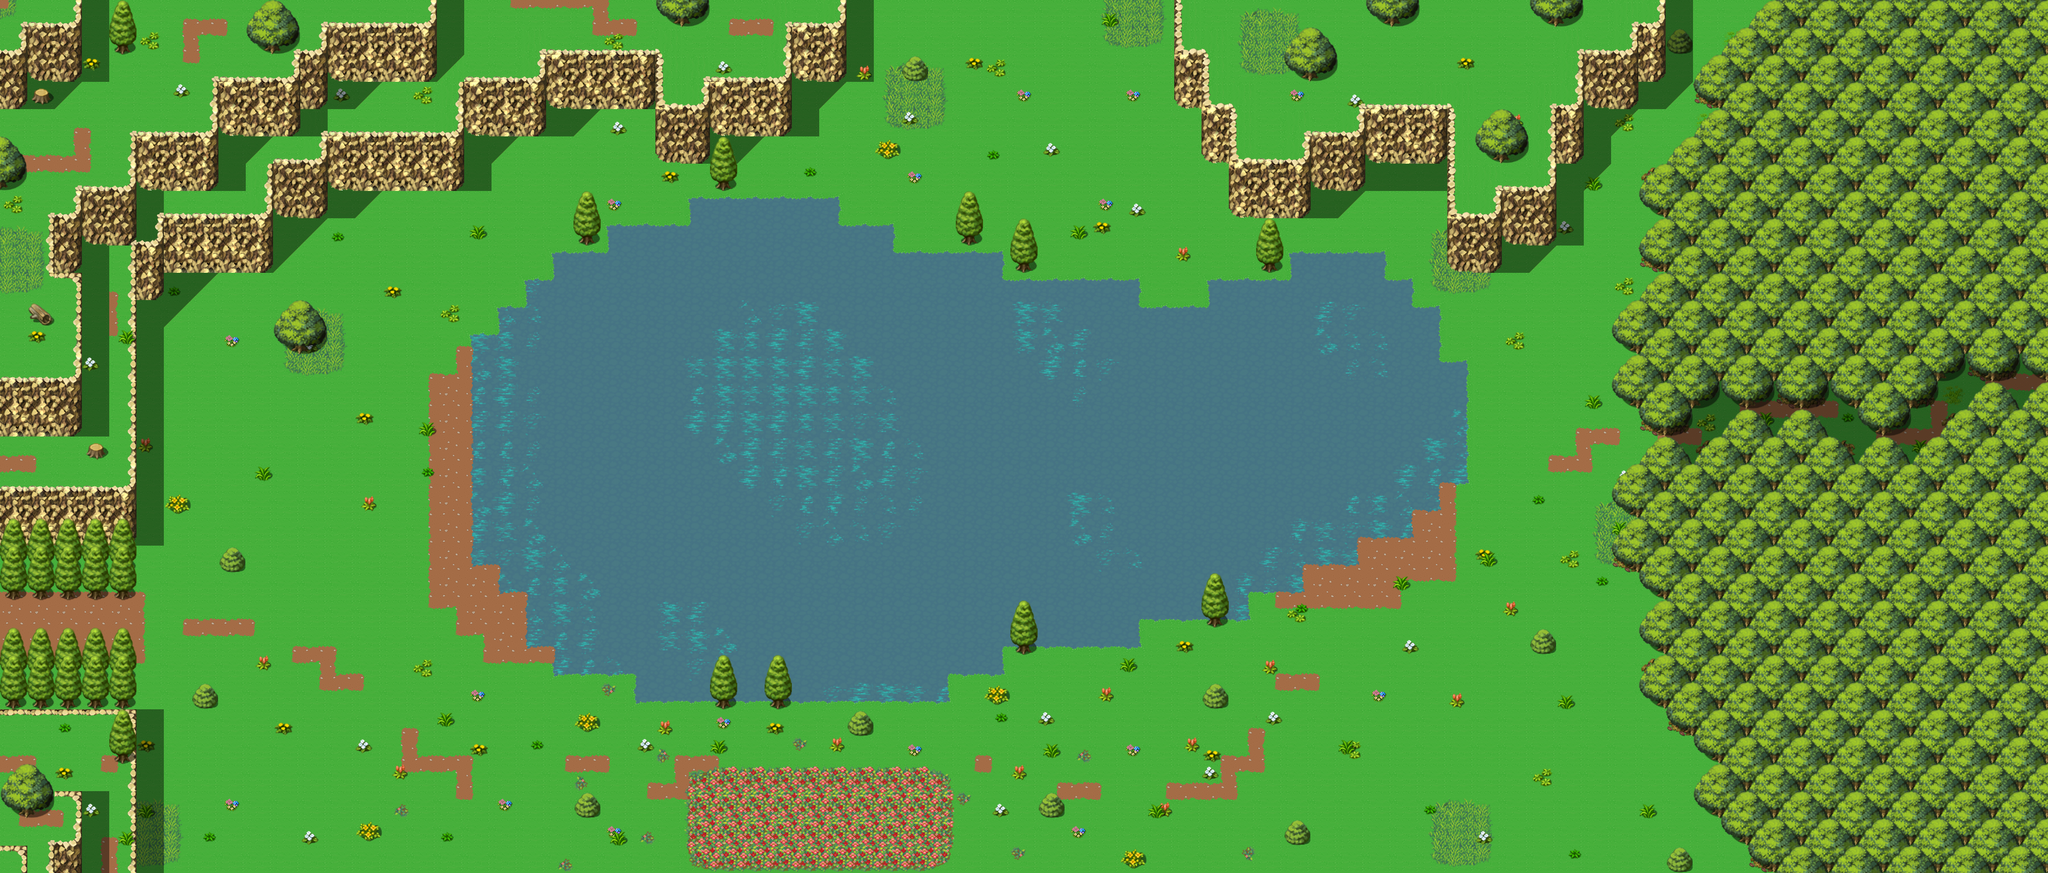

Below is a game level as drawn by its tile map, then a one-line description and the .tmx that defines it (tile-layer data replaced by summaries):
An orthogonal 75x32 tile map with 64x64 px tiles, 14 tile layers (herbre, lac, chemin, terre lac, ...), 4 tilesets and 2399 objects (2394x collision, spawn_plaine_finale, foret, village, tp_plaine, ...).

<map version="1.8" tiledversion="1.8.2" orientation="orthogonal" renderorder="right-down" width="75" height="32" tilewidth="64" tileheight="64" infinite="0" nextlayerid="22" nextobjectid="2576">
 <tileset firstgid="1" source="Terrain.tsx" />
 <tileset firstgid="185" source="maison.tsx" />
 <tileset firstgid="369" source="Decoration.tsx" />
 <tileset firstgid="521" source="ui.tsx" />
 <layer id="1" name="herbre" width="75" height="32">
  <data>[2400 cells, 2400 non-empty, 1 distinct tile ids]</data>
 </layer>
 <layer id="16" name="lac" width="75" height="32">
  <data>[2400 cells, 616 non-empty, 24 distinct tile ids]</data>
 </layer>
 <layer id="8" name="chemin" width="75" height="32">
  <data>[2400 cells, 238 non-empty, 30 distinct tile ids]</data>
 </layer>
 <layer id="17" name="terre lac" width="75" height="32">
  <data>[2400 cells, 77 non-empty, 17 distinct tile ids]</data>
 </layer>
 <layer id="11" name="details" width="75" height="32">
  <data>[2400 cells, 223 non-empty, 47 distinct tile ids]</data>
 </layer>
 <layer id="21" name="herbe" width="75" height="32">
  <data>[2400 cells, 70 non-empty, 1 distinct tile ids]</data>
 </layer>
 <layer id="10" name="ombres" width="75" height="32">
  <data>[2400 cells, 561 non-empty, 26 distinct tile ids]</data>
 </layer>
 <layer id="9" name="foret dessous" width="75" height="32">
  <data>[2400 cells, 59 non-empty, 7 distinct tile ids]</data>
 </layer>
 <layer id="19" name="Tile Layer 13" width="75" height="32">
  <data>[2400 cells, 0 non-empty, 0 distinct tile ids]</data>
 </layer>
 <layer id="14" name="Tile Layer 9" width="75" height="32">
  <data>[2400 cells, 168 non-empty, 1 distinct tile ids]</data>
 </layer>
 <layer id="13" name="Tile Layer 8" width="75" height="32">
  <data>[2400 cells, 7 non-empty, 6 distinct tile ids]</data>
 </layer>
 <layer id="15" name="Tile Layer 10" width="75" height="32">
  <data>[2400 cells, 75 non-empty, 16 distinct tile ids]</data>
 </layer>
 <layer id="7" name="foret dessus" width="75" height="32">
  <data>[2400 cells, 549 non-empty, 34 distinct tile ids]</data>
 </layer>
 <layer id="20" name="Tile Layer 14" width="75" height="32">
  <data>[2400 cells, 122 non-empty, 36 distinct tile ids]</data>
 </layer>
 <objectgroup id="6" name="tp et collisions arbres">
  <object id="1" name="spawn_plaine_finale" x="4702.33" y="849.667">
   <point />
  </object>
  <object id="2" name="foret" x="4758" y="830" width="118" height="128" />
  <object id="3" type="collision" x="4417.56" y="255.822" width="6.375" height="3" />
  <object id="4" type="collision" x="4417.06" y="259.072" width="15.875" height="4.875" />
  <object id="5" type="collision" x="4417.18" y="263.572" width="21.375" height="7.375" />
  <object id="6" type="collision" x="4417.43" y="271.072" width="26.875" height="8" />
  <object id="7" type="collision" x="4417.18" y="278.572" width="32.75" height="9" />
  <object id="8" type="collision" x="4417.31" y="287.322" width="40.25" height="11.5" />
  <object id="9" type="collision" x="4417.06" y="298.452" width="50.875" height="10.375" />
  <object id="10" type="collision" x="4417.31" y="308.822" width="54.375" height="10.625" />
  <object id="11" type="collision" x="4417.56" y="319.702" width="56.375" height="11" />
  <object id="12" type="collision" x="4418.31" y="330.572" width="53.625" height="9.25" />
  <object id="13" type="collision" x="4418.06" y="340.072" width="45.75" height="9.375" />
  <object id="14" type="collision" x="4417.93" y="349.452" width="30" height="6.875" />
  <object id="15" type="collision" x="4418.68" y="355.702" width="10.25" height="3.875" />
  <object id="16" type="collision" x="4419.56" y="360.952" width="8.375" height="3.125" />
  <object id="17" type="collision" x="4402.04" y="255.722" width="12.1818" height="2.18182" />
  <object id="18" type="collision" x="4398.41" y="259.172" width="16.3636" height="5.81818" />
  <object id="19" type="collision" x="4390.59" y="266.632" width="23.2727" height="4" />
  <object id="20" type="collision" x="4388.41" y="272.812" width="26.5455" height="8.18182" />
  <object id="21" type="collision" x="4374.04" y="283.722" width="39.2727" height="7.63636" />
  <object id="22" type="collision" x="4380.95" y="276.452" width="5.45455" height="5.27273" />
  </objectgroup>
 <objectgroup id="18" name="collisions">
  <!-- 333 objects omitted --></objectgroup>
</map>
<!-- 2377 of 2399 objects omitted -->